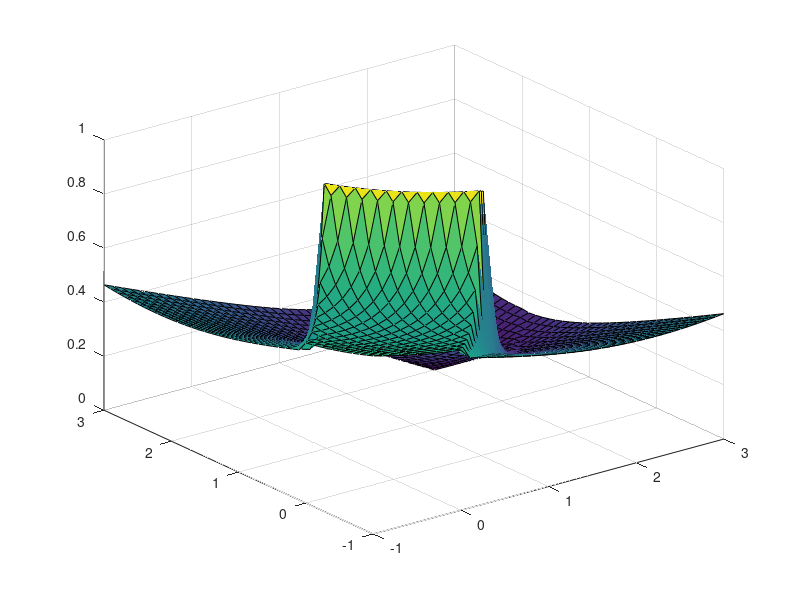
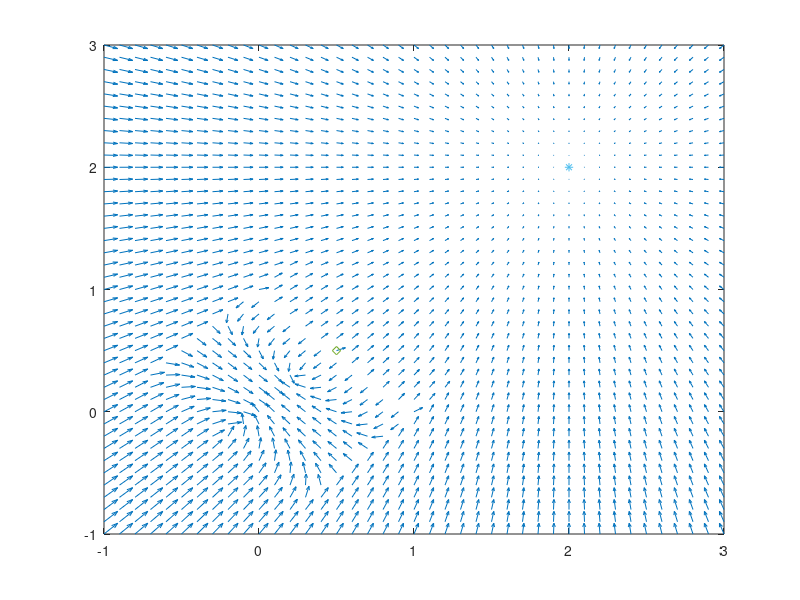

MATLAB code for these plots, in order:
function VelocityField_LineGraph

    droneR=0.1; % drone r
    dangerR=0.5; % danger zone R
    w=2.5; % sensor zone wR

    k = -1;
    b = 1;
    
    obs_1 = [0 1];
    obs_2 = [1 0];
    obs = 0.5*obs_1 + 0.5*obs_2;
    
    goal = [2 2];
    
    [X,Y] = meshgrid(-1:0.1:3);
    
    dim = size(X);
    dis2o = zeros(dim);
    dis2t = zeros(dim);
    
    angle_t = zeros(dim);
    angle_o = zeros(dim);
    angle_g = zeros(dim);

    for xi = 1:dim
        for yi = 1:dim
            dis2t(xi,yi) = norm([X(xi,yi) Y(xi,yi)] - goal(1,:));
            % dis2o
            y1= Y(xi,yi);
            x1= X(xi,yi);
            x2 = (k*y1+x1-k*b)/(1+k*k);
            y2 = k*x2+b;
            if x2>= 0 && x2 <= 1
                obs_on = [x2 y2];
            elseif x2 <0
                obs_on = obs_2;
            elseif x2>1
                obs_on = obs_1;
            end
            dis2o(xi,yi) = norm([X(xi,yi) Y(xi,yi)] - obs_on(1,:));
            vec2t = goal(1,:) - [X(xi,yi) Y(xi,yi)];
            angle_t(xi,yi) = rad2deg(atan2(vec2t(1,2), vec2t(1,1)));
            
            if dis2o(xi,yi) <= w*dangerR
                vec2o =  [X(xi,yi) Y(xi,yi)] - obs_on(1,:); % direction from obs to pos
                angle_o(xi,yi) = rad2deg(atan2(vec2o(1,2), vec2o(1,1)));
                theta_g = angleConversion(angle_o(xi,yi) -90);
                if abs(theta_g - angle_t(xi,yi)) <= 90
                    angle_g(xi,yi) = theta_g;
                else
                    angle_g(xi,yi) = angleConversion(theta_g + 180);
                end
            end
        end
    end
    
    alpha = 0*(dis2o<=droneR)+0*(dis2o>droneR&dis2o<=dangerR)+(1-cos(pi*(dis2o-dangerR)/(w*dangerR-dangerR)))/2.*(dis2o>dangerR&dis2o<=w*dangerR)+1*(dis2o>w*dangerR);
    beta = 1*(dis2o<=droneR)+(1+cos(pi*(dis2o-droneR)/(dangerR-droneR)))/2.*(dis2o>droneR&dis2o<=dangerR)+0*(dis2o>dangerR&dis2o<=w*dangerR)+0*(dis2o>w*dangerR);
    gamma = 0*(dis2o<=droneR)+(1-cos(pi*(dis2o-droneR)/(dangerR-droneR)))/2.*(dis2o>droneR&dis2o<=dangerR)+(1+cos(pi*(dis2o-dangerR)/(w*dangerR-dangerR)))/2.*(dis2o>dangerR&dis2o<=w*dangerR)+0*(dis2o>w*dangerR);
    
    for xi=1:dim
        for yi=1:dim
            % if the obstacle and target in the opposite sides
            if abs(angle_t(xi,yi) - angle_o(xi,yi)) < 90
                alpha(xi,yi) = 1;
                gamma(xi,yi) = 0;
            end
        end
    end
    
    a_scale = 100;
    attr = a_scale.*sqrt((X-goal(1)).^2+(Y-goal(2)).^2); % attr_potential
    normA = attr - min(attr(:));
    attr = normA ./ max(normA(:)); %
    r_scale = 100;
    repu = r_scale./dis2o;
    repu(repu>500) = 500; 
    normA = repu - min(repu(:));
    repu = normA ./ max(normA(:)); %
    g_scale = 100;
    
    total = attr + repu;
    normA = total - min(total(:));
    Z = normA ./ max(normA(:)); % 
    figure;
    surf(X,Y,Z);
    
    dx = alpha.*cosd(angle_t) + beta.*sind(90-angle_o) + gamma.*cosd(angle_g);
    dy = alpha.*sind(angle_t) + beta.*cosd(90-angle_o) + gamma.*sind(angle_g);

    theta = rad2deg(atan2(dy,dx));
    normA = dis2t - min(dis2t(:)); % normlization
    normA = normA ./ max(normA(:));
    u = 10.*cosd(theta).*normA;
    v = 10.*sind(theta).*normA;

    figure
    quiver(X,Y,u,v);
    hold on;
    plot(obs(1,1), obs(1,2),'d');
    plot(goal(1,1), goal(1,2),'*');
end


%limite input theta within [-180,180)
function theta = angleConversion(theta)
    theta = theta + 180;
    while theta >= 360 || theta < 0
        multiple = floor(theta/360);
        theta = theta - (multiple)*360;
    end
    theta = theta - 180;
end